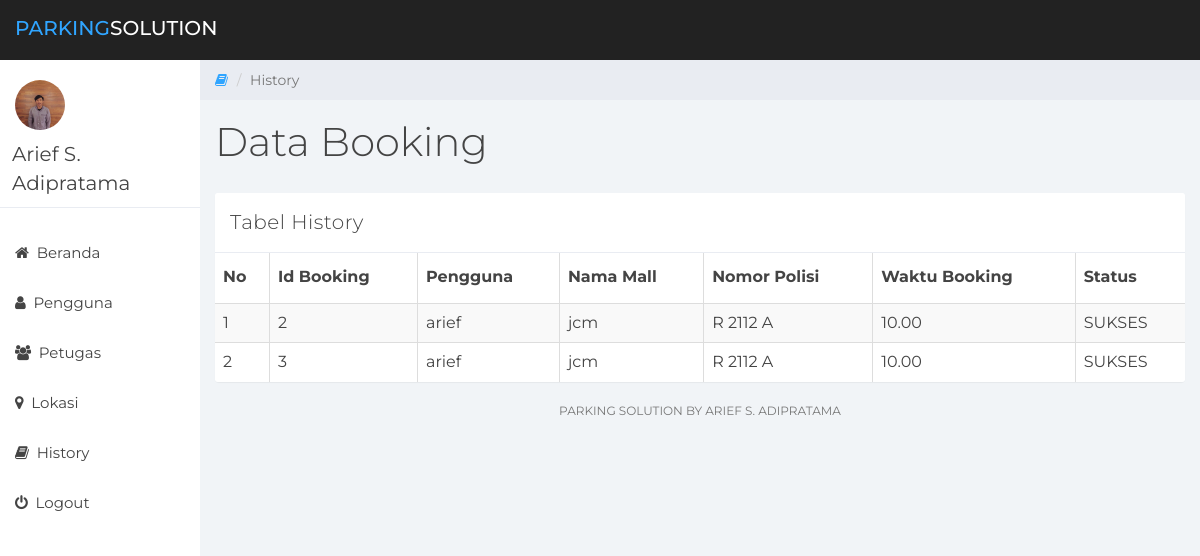
/parking/history.php (signed in), run on an earlier commit of the app's database.
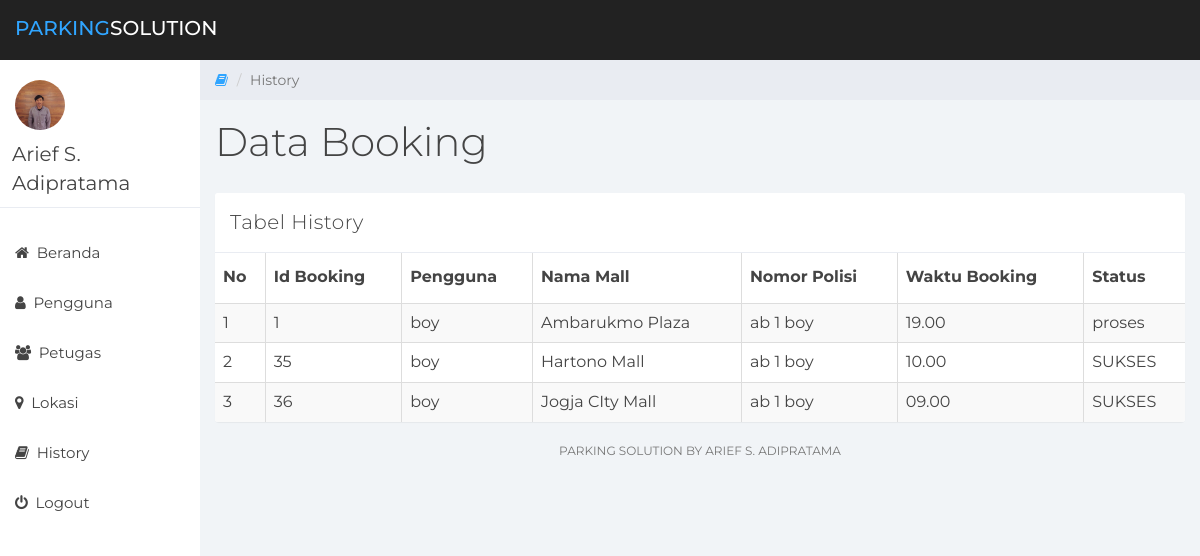
And on a later commit of the database.
### tables this page shows
CREATE TABLE `booking` (
  `id_book` int(11) NOT NULL,
  `id_pengguna` int(11) NOT NULL,
  `id_mall` int(11) NOT NULL,
  `id_kendaraan` int(11) NOT NULL,
  `waktu_book` varchar(50) NOT NULL,
  `status` tinyint(4) NOT NULL
);

CREATE TABLE `pengguna` (
  `id_pengguna` int(11) NOT NULL,
  `nama_pengguna` varchar(50) NOT NULL,
  `alamat` varchar(255) NOT NULL,
  `no_hp` varchar(50) NOT NULL,
  `username` varchar(50) NOT NULL,
  `password` varchar(50) NOT NULL,
  `foto` varchar(255) NOT NULL,
  `id_jenis_pengguna` int(11) NOT NULL
);

CREATE TABLE `mall` (
  `id_mall` int(11) NOT NULL,
  `nama_mall` varchar(50) NOT NULL,
  `alamat` varchar(255) NOT NULL,
  `slot_total` int(11) NOT NULL,
  `slot_terisi` int(11) NOT NULL,
  `biaya` varchar(50) NOT NULL,
  `jam_buka` varchar(50) NOT NULL,
  `jam_tutup` varchar(50) NOT NULL,
  `deskripsi` varchar(255) NOT NULL,
  `url` varchar(255) NOT NULL
);

CREATE TABLE `mobil_pengguna` (
  `id_mobil` int(11) NOT NULL,
  `id_pengguna` int(11) NOT NULL,
  `merek` varchar(50) NOT NULL,
  `warna` varchar(50) NOT NULL,
  `plat_no` varchar(10) NOT NULL
);

### parking/history.php (the view, shortened to what this page needs)
<html>
<head>
	<link href="css/bootstrap.min.css" rel="stylesheet">
	<link href="css/font-awesome.min.css" rel="stylesheet">
	<link href="css/datepicker3.css" rel="stylesheet">
	<link href="css/styles.css" rel="stylesheet">
</head>
<body>
	<nav class="navbar navbar-custom navbar-fixed-top" role="navigation">
		<div class="container-fluid">
			<div class="navbar-header">
				<a class="navbar-brand" href="#"><span>Parking</span>Solution</a>
			</div>
		</div>
	</nav>
	<?php
			include "inc/menu.php";
	?>
	<div class="col-sm-9 col-sm-offset-3 col-lg-10 col-lg-offset-2 main">
		<div class="row">
			<ol class="breadcrumb">
				<li><a href="#">
					<em class="fa fa-book"></em>
				</a></li>
				<li class="active">History</li>
			</ol>
		</div>
		<div class="row">
			<div class="col-lg-12">
				<h1 class="page-header">Data Booking</h1>
			</div>
		</div>
		<div class="row">
			<div class="col-lg-12">
				<div class="panel panel-default">
					<div class="panel-heading">
						Tabel History
						</div>
						<table class="table table-striped table-bordered">
					            <thead>
					                <th>No</th>
					                <th>Id Booking</th>
					                <th>Pengguna</th>
					                <th>Nama Mall</th>
					                <th>Nomor Polisi</th>
					                <th>Waktu Booking</th>
					                <th>Status</th>
					            </thead>
					            <tbody>
					                <?php
					                    $query = "SELECT * FROM booking JOIN pengguna ON booking.id_pengguna = pengguna.id_pengguna
					                    JOIN mall ON booking.id_mall = mall.id_mall JOIN mobil_pengguna ON
					                    booking.id_kendaraan = mobil_pengguna.id_mobil";
					                    $sql = mysql_query($query);
					                    if($sql){
					                        if (mysql_num_rows($sql) > 0){
					                            $no = 1;
					                            while($row = mysql_fetch_array($sql)){?>
					                               <tr>
					                                    <td><?php echo $no ?></th>
					                                    <td><?php echo $row['id_book'];?></td>
					                                    <td><?php echo $row['nama_pengguna'];?></td>
					                                    <td><?php echo $row['nama_mall'];?></td>
					                                    <td><?php echo $row['plat_no'];?></td>
					                                    <td><?php echo $row['waktu_book'];?></td>
					                                    <td><?php
					                                            $tmpStatus = "";
					                                            if($row['status'] == 0){
					                                                $tmpStatus = "SUKSES";
					                                            }else if($row['status'] == 1){
					                                                $tmpStatus = "proses";
					                                            }else{
					                                                $tmpStatus = "batal";
					                                            }
					                                            echo $tmpStatus;
					                                        ?>
					                                    </td>
					                               </tr>
					                            <?php
					                                $no++;
					                            }
					                        } else {
					                            echo "tidak ada data";
					                        }
					                    }else{
					                        echo "terjadi kesalahan";
					                    }
					                ?>
					            </tbody>
					        </table>
				</div>
			</div>
		</div>
			<div class="col-sm-12">
				<p class="back-link">Parking Solution by Arief S. Adipratama</a></p>
			</div>
	</div>
</body>
</html>

### parking/inc/menu.php (shortened to what this page needs)
<div id="sidebar-collapse" class="col-sm-3 col-lg-2 sidebar">
	<div class="profile-sidebar">
		<div class="profile-userpic">
			<img src="foto.JPG" class="img-responsive" alt="">
		</div>
		<div class="profile-usertitle">
			<div class="profile-usertitle-name">Arief S. Adipratama</div>
		</div>
	</div>
		<ul class="nav menu">
		<li><a href="index.php"><em class="fa fa-home">&nbsp;</em> Beranda</a></li>
		<li><a href="pengguna.php"><em class="fa fa-user">&nbsp;</em> Pengguna</a></li>
		<li><a href="petugas.php"><em class="fa fa-users">&nbsp;</em> Petugas</a></li>
		<li><a href="lokasi.php"><em class="fa fa-map-marker">&nbsp;</em> Lokasi</a></li>
		<li><a href="history.php"><em class="fa fa-book">&nbsp;</em> History</a></li>
		<li><a href="proses/logout.php"><em class="fa fa-power-off">&nbsp;</em> Logout</a></li>
	</ul>
</div>

### parking/css/styles.css (style rules this page uses)
body { background: #f1f4f7; padding-top: 60px; font-size: 14px; color: #444444; font-family: "Montserrat", "Helvetica Neue", Helvetica, Arial, sans-serif; }
p { color: #777; }
a, a:hover, a:focus { color: #30a5ff; }
h1, h2, h3, h4, h5, h6 { color: #444444; }
h1 { font-weight: 300; font-size: 40px; }
.navbar-custom { background: #222; height: 60px; }
.navbar-header .navbar-brand { color: #fff; font-size: 20px; text-transform: uppercase; font-weight: 500; height: 60px; padding-top: 18px; }
.navbar-header .navbar-brand span { color: #30a5ff; }
.panel { border: 0; }
.panel-heading { font-size: 20px; font-weight: 300; letter-spacing: 0.025em; height: 60px; line-height: 38px; }
.panel-default .panel-heading { background: #fff; border-bottom: 1px solid #e9ecf2; color: #444444; }
.navbar { border: 0; }
.sidebar { display: block; padding: 0; display: none; box-shadow: none; background: #fff; }
.sidebar ul { margin: 20px 0px; }
@media (min-width: 768px) { .sidebar { display: block; position: fixed; top: 60px; bottom: 0; left: 0; z-index: 1000; display: block; margin: 0; padding: 0; overflow-x: hidden; overflow-y: auto; } }
@media (min-width: 768px) { .navbar-header { width: 100%; } }
.sidebar ul.nav li a { height: 50px; font-size: 15px; line-height: 2em; color: #444444; }
.profile-sidebar { padding: 10px 0; border-bottom: 1px solid #e9ecf2; }
.profile-userpic img { float: left; margin: 10px 0px 0px 15px; width: 50px; height: 50px; border-radius: 9999px !important; }
.profile-usertitle { float: left; text-align: left; margin: 10px 0 0 12px; }
.profile-usertitle-name { font-size: 20px; margin-bottom: 0px; }
.breadcrumb { border-radius: 0; padding: 10px 15px 10px 15px; background: #e9ecf2; margin: 0; }
h1.page-header { margin-top: 20px; border-bottom: 0; }
.table { background: #fff; }
.table > thead > tr > th { border-bottom: 1px solid #e6e7e8; vertical-align: middle; height: 50px; }
p.back-link { text-align: center; margin-bottom: 20px; font-size: 12px; text-transform: uppercase; }

What changed in the data, as far as the page shows it:
removed booking: id_book "2", id_pengguna.nama_pengguna "arief", id_mall.nama_mall "jcm", id_kendaraan.plat_no "R 2112 A", waktu_book "10.00", status "SUKSES"
removed booking: id_book "3", id_pengguna.nama_pengguna "arief", id_mall.nama_mall "jcm", id_kendaraan.plat_no "R 2112 A", waktu_book "10.00", status "SUKSES"
added booking: id_book "1", id_pengguna.nama_pengguna "boy", id_mall.nama_mall "Ambarukmo Plaza", id_kendaraan.plat_no "ab 1 boy", waktu_book "19.00", status "proses"
added booking: id_book "35", id_pengguna.nama_pengguna "boy", id_mall.nama_mall "Hartono Mall", id_kendaraan.plat_no "ab 1 boy", waktu_book "10.00", status "SUKSES"
added booking: id_book "36", id_pengguna.nama_pengguna "boy", id_mall.nama_mall "Jogja CIty Mall", id_kendaraan.plat_no "ab 1 boy", waktu_book "09.00", status "SUKSES"
